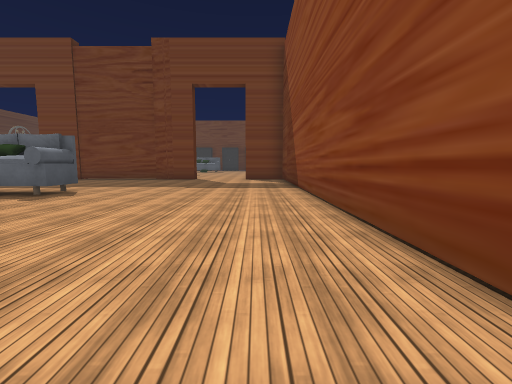
[1] (above)

20 first-person views from a walk through a 3-D level made in the Unity game engine. The camera is 1.2 m above the floor, tilts 6° down and sees 90° across. The floor is counted in squares, 2 m on a side. Each view is taken from the middle of a square. On the plan, view 1 faces up. The plan holds only what a view shows up to about 9 squares ahead; the rest is blank. The place goes on beyond the plan. The player character is not drawn. Some animated figures are left out. Some surface patterns are stand-ins.

[2]
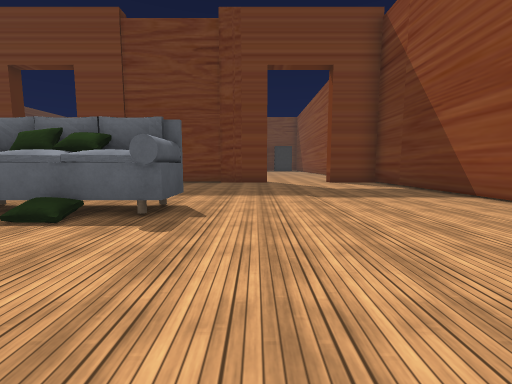

[3]
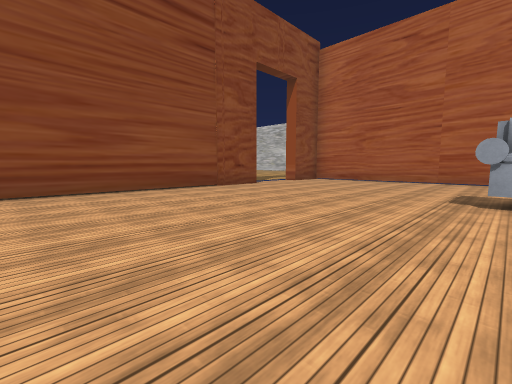

[4]
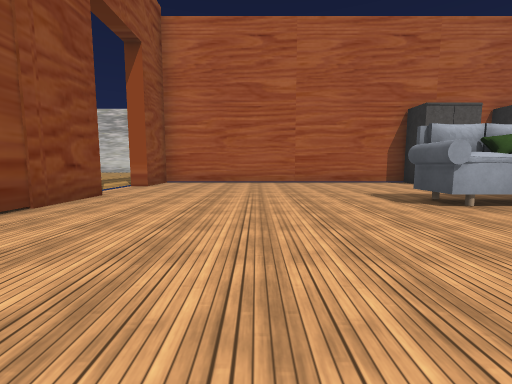

[5]
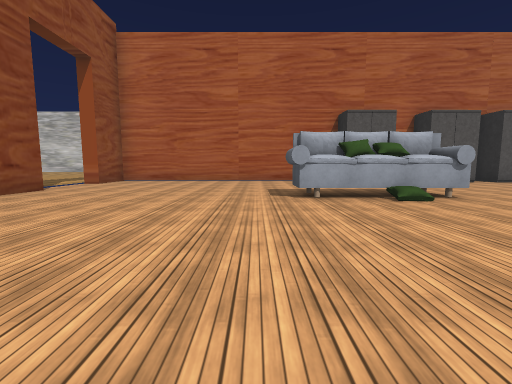

[6]
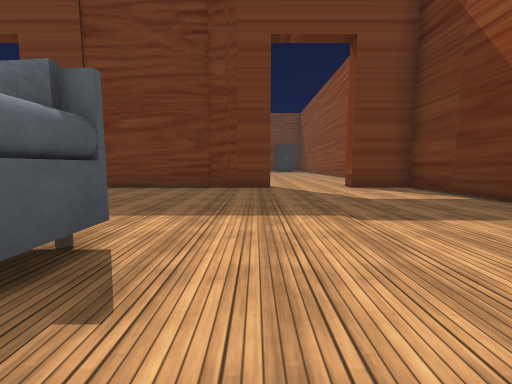

[7]
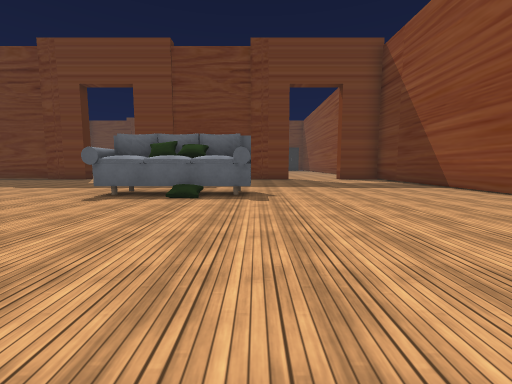

[8]
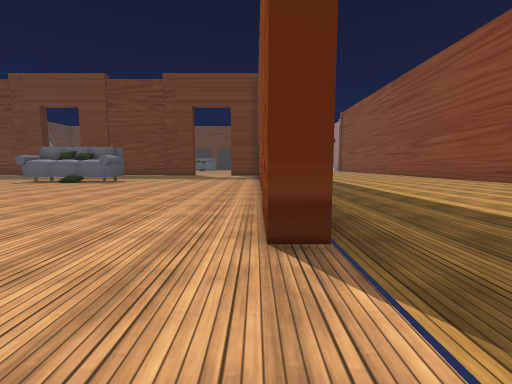

[9]
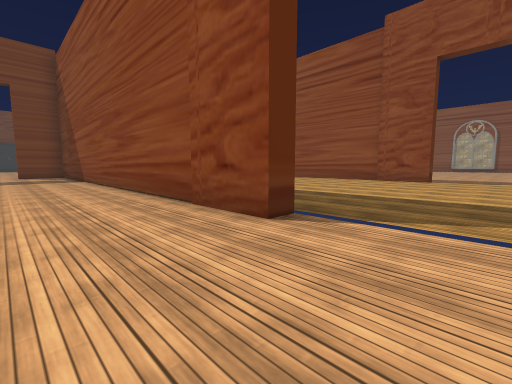

[10]
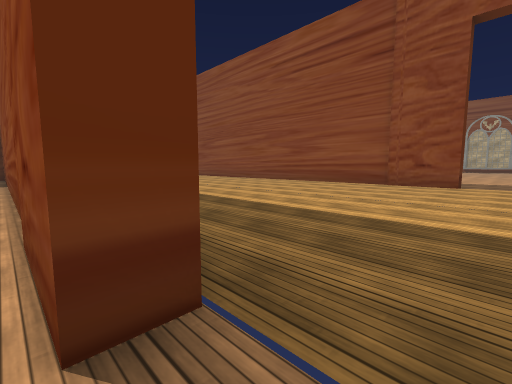

[11]
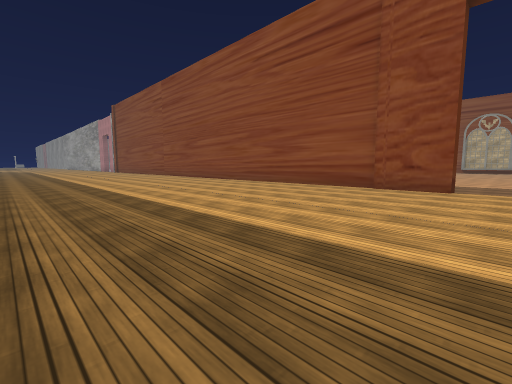

[12]
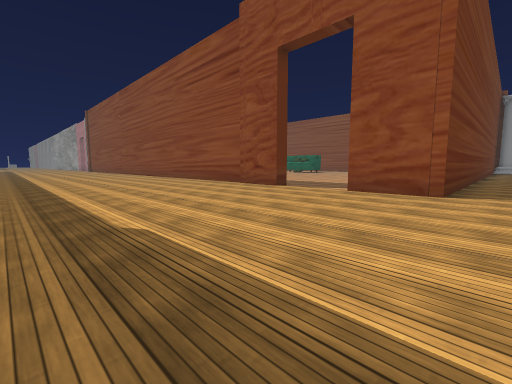

[13]
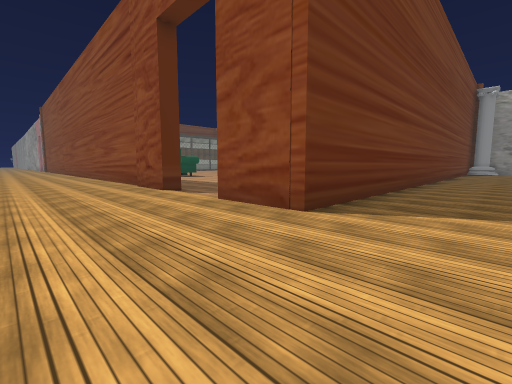

[14]
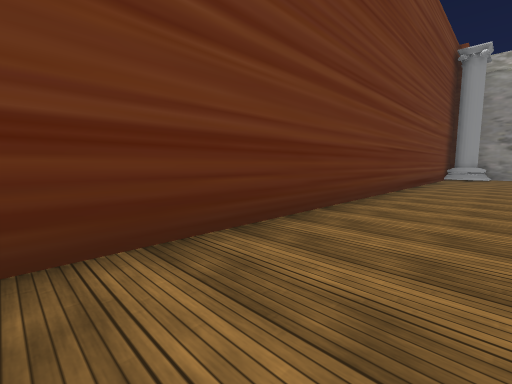

[15]
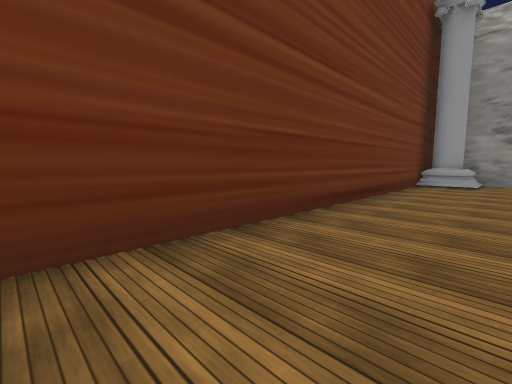

[16]
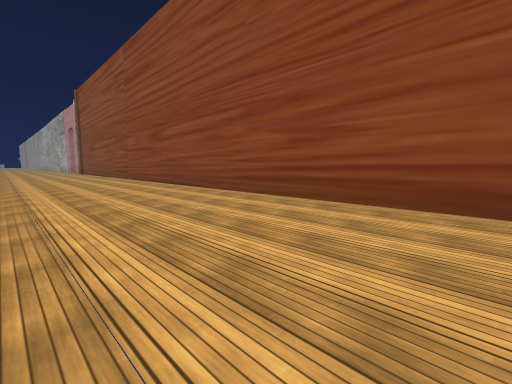

[17]
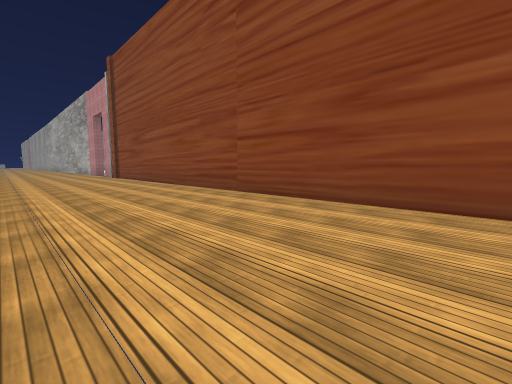

[18]
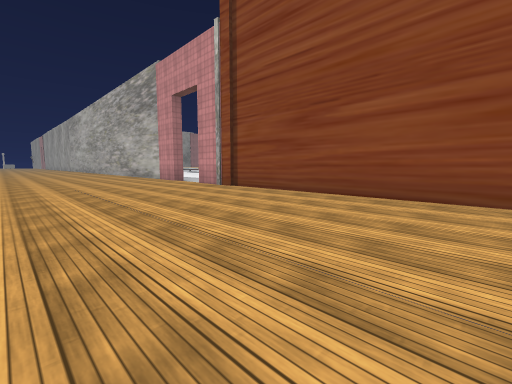

[19]
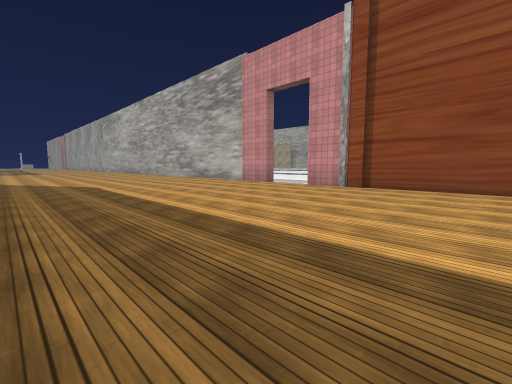

[20]
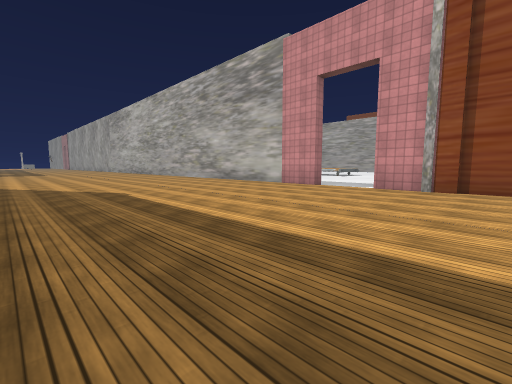

### Floor plan
Points are (right, up) in squares from view 1. A wall is a line through its corners. A room is listed if a view was taken in it or the views show most of it. See-through windows are left out.
Room 1 (views 1, 2, 3, 4, 5, 6, 7, 9)
walls: (1.1, -2.1) (1.1, 10.9) (-0.4, 10.9) (-0.4, 11.4); (-2.5, 10.9) (-7.1, 10.9); (-7.1, -5.8) (1.1, -5.8) (1.1, -4.3)
ways out: opening at (1, -3.5) to room 2; opening at (-1.5, 11)
objects: other object (-7, -5); other object (-7, -1) to (-5, -1); other object (-7, 5) to (-4, 6)
Room 2 (views 8, 10, 11, 12, 13, 14, 15, 16, 17, 18, 19, 20)
walls: (9.2, -2.1) (8.9, -2.1) (8.9, 21.5); (1.6, -2.1) (1.1, -2.1); (1.1, -4.3) (1.6, -4.3); (9.2, 23.3) (8.9, 23.3) (8.9, 25); (26.4, -6.1) (8.9, -6.1) (8.9, -4.3); (26.6, -8) (26.6, -6.9)
ways out: opening at (1, -3.5) to room 1; opening at (9, -3.5); opening at (9, 22.5)

Where each view was taken, in squares from view 1:
view 1: 0 up, 0 right, facing up
view 2: 2 up, 3 left, facing up
view 3: 4 up, 5 left, facing down-right
view 4: 3 up, 2 left, facing down
view 5: 4 up, 4 left, facing down
view 6: 4 up, 3 left, facing up
view 7: 0 up, 4 left, facing up
view 8: 4 down, 1 right, facing up
view 9: 4 down, 1 left, facing up-right
view 10: 3 down, 1 right, facing up-right
view 11: 3 down, 2 right, facing up-right
view 12: 7 down, 3 right, facing up-right
view 13: 8 down, 6 right, facing up-right
view 14: 8 down, 13 right, facing up-right
view 15: 8 down, 17 right, facing up-right
view 16: 0 up, 5 right, facing up-right
view 17: 7 up, 5 right, facing up-right
view 18: 14 up, 4 right, facing up-right
view 19: 17 up, 2 right, facing up-right
view 20: 19 up, 2 right, facing up-right
